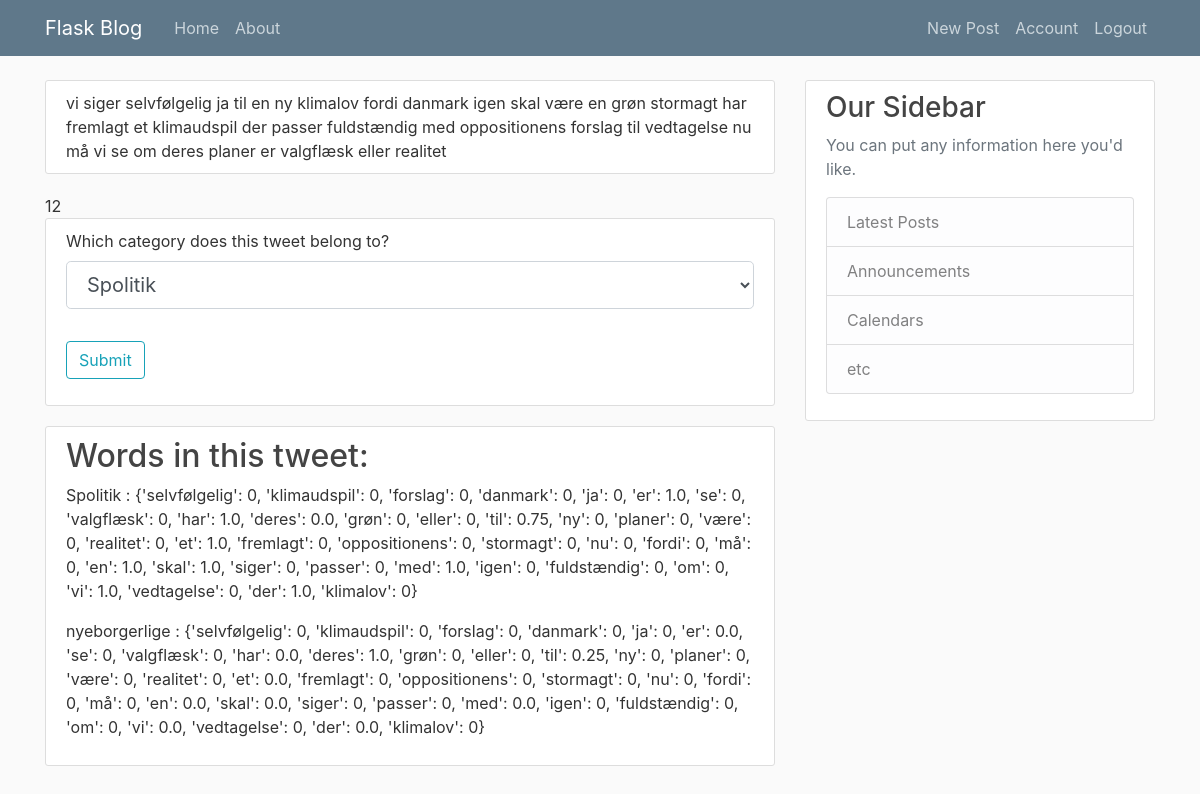
Screenshot of /analysis?analysis=2 (signed in) with the database file from the repository.
### nlp4all/models.py (models this page shows)
class Tweet(db.Model):
    id = db.Column(db.Integer, primary_key=True)
    time_posted = db.Column(db.DateTime)
    category = db.Column(db.Integer, db.ForeignKey('tweet_tag_category.id'))
    handle = db.Column(db.String(15))
    full_text = db.Column(db.String(280))
    words = db.Column(JSON)
    hashtags = db.Column(JSON)
    tags = db.relationship('TweetTag')
    links = db.Column(JSON)
    mentions = db.Column(JSON)
    url = db.Column(db.String(200))
    text = db.Column(db.String(300))

class TweetTagCategory(db.Model):
    id = db.Column(db.Integer, primary_key=True)
    name = db.Column(db.String(50))
    description = db.Column(db.String(100))
    tweets = db.relationship('Tweet')
    tags = db.relationship('TweetTag')
    projects = db.relationship('Project', secondary='project_categories')

### nlp4all/routes.py (the view, shortened to what this page needs)
@app.route("/analysis", methods=['GET', 'POST'])
def analyis():
    analysis_id = request.args.get('analysis', 1, type=int)
    analysis = BayesianAnalysis.query.get(analysis_id)
    project = Project.query.get(analysis.project)
    categories = TweetTagCategory.query.filter(TweetTagCategory.id.in_([p.id for p in project.categories])).all()
    tweets = [t for cat in categories for t in cat.tweets]
    the_tweet = sample(tweets, 1)[0]
    form = TaggingForm()
    form.choices.choices  = [( str(c.id), c.name ) for c in categories]
    number_of_tagged = len(analysis.tags)
    data = {}
    data['number_of_tagged']  = number_of_tagged
    data['predictions'], data['words'] = analysis.get_predictions_and_words(set(the_tweet.words))
    return render_template('analysis.html', analysis=analysis, tweet = the_tweet, form = form, **data)

### nlp4all/forms.py
class TaggingForm(FlaskForm):
    choices = SelectField("Which category does this tweet belong to?")
    submit = SubmitField("Submit")

### nlp4all/models.py (called while the page is built)
@login_manager.user_loader
def load_user(user_id):
    return User.query.get(int(user_id))

### nlp4all/templates/analysis.html (shortened to what this page needs)
{% extends "layout.html" %}
{% block content %}
<div class="content-section">
{{ tweet.text }}
</div>
{{ number_of_tagged }}
    <div class="content-section">
        <form method="POST" action="">
            <fieldset class="form-group">
                <div class="form-group">
                    {{ form.choices.label(class="form-control-label")}}<br>
                    {{ form.choices(class="form-control form-control-lg")}}
                </div>
            </fieldset>
            <div class="form-group">
                {{ form.submit(class="btn btn-outline-info") }}
            </div>
        </form>
    </div>
<div class="content-section">
<h2>Words in this tweet:</h2>
{% for word, prediction in predictions.items() %}
<p> {{word}} : {{ prediction}} </p>
{% endfor %}
</div>
{% endblock content %}

### nlp4all/static/main.css (style rules this page uses)
body { background: #fafafa; color: #333333; margin-top: 5rem; }
h1, h2, h3, h4, h5, h6 { color: #444444; }
.content-section { background: #ffffff; padding: 10px 20px; border: 1px solid #dddddd; border-radius: 3px; margin-bottom: 20px; }

### rows the page displays
Tweet: text "vi siger selvfølgelig ja til en ny klimalov fordi danmark igen skal være en grøn stormagt har fremlagt et klimaudspil der passer fuldstændig med oppositionens forslag til vedtagelse nu må vi se om deres planer er valgflæsk eller realitet"
TweetTagCategory: name "Spolitik", prediction "{'selvfølgelig': 0, 'klimaudspil': 0, 'forslag': 0, 'danmark': 0, 'ja': 0, 'er': 1.0, 'se': 0, 'valgflæsk': 0, 'har': 1.0, 'deres': 0.0, 'grøn': 0, 'eller': 0, 'til': 0.75, 'ny': 0, 'planer': 0, 'være': 0, 'realitet': 0, 'et': 1.0, 'fremlagt': 0, 'oppositionens': 0, 'stormagt': 0, 'nu': 0, 'fordi': 0, 'må': 0, 'en': 1.0, 'skal': 1.0, 'siger': 0, 'passer': 0, 'med': 1.0, 'igen': 0, 'fuldstændig': 0, 'om': 0, 'vi': 1.0, 'vedtagelse': 0, 'der': 1.0, 'klimalov': 0}"
TweetTagCategory: name "nyeborgerlige", prediction "{'selvfølgelig': 0, 'klimaudspil': 0, 'forslag': 0, 'danmark': 0, 'ja': 0, 'er': 0.0, 'se': 0, 'valgflæsk': 0, 'har': 0.0, 'deres': 1.0, 'grøn': 0, 'eller': 0, 'til': 0.25, 'ny': 0, 'planer': 0, 'være': 0, 'realitet': 0, 'et': 0.0, 'fremlagt': 0, 'oppositionens': 0, 'stormagt': 0, 'nu': 0, 'fordi': 0, 'må': 0, 'en': 0.0, 'skal': 0.0, 'siger': 0, 'passer': 0, 'med': 0.0, 'igen': 0, 'fuldstændig': 0, 'om': 0, 'vi': 0.0, 'vedtagelse': 0, 'der': 0.0, 'klimalov': 0}"

### other values shown
{{ number_of_tagged }} "12"
